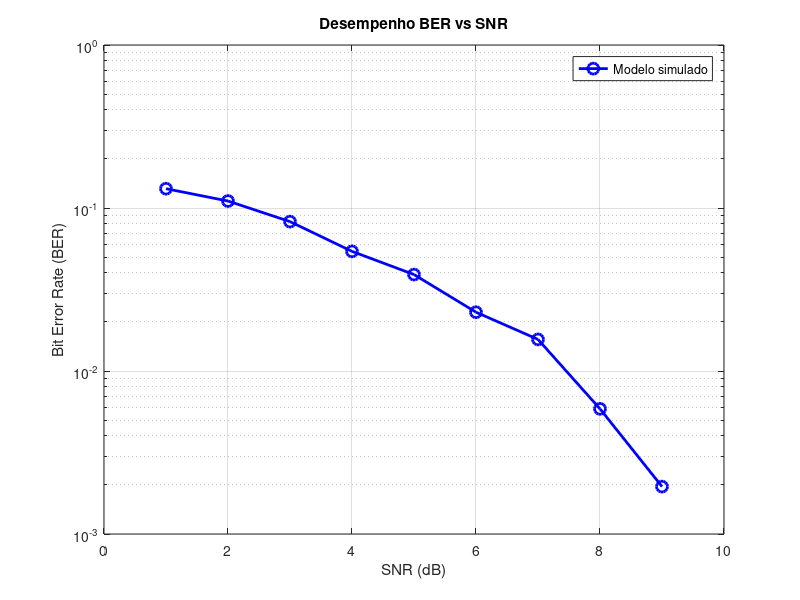
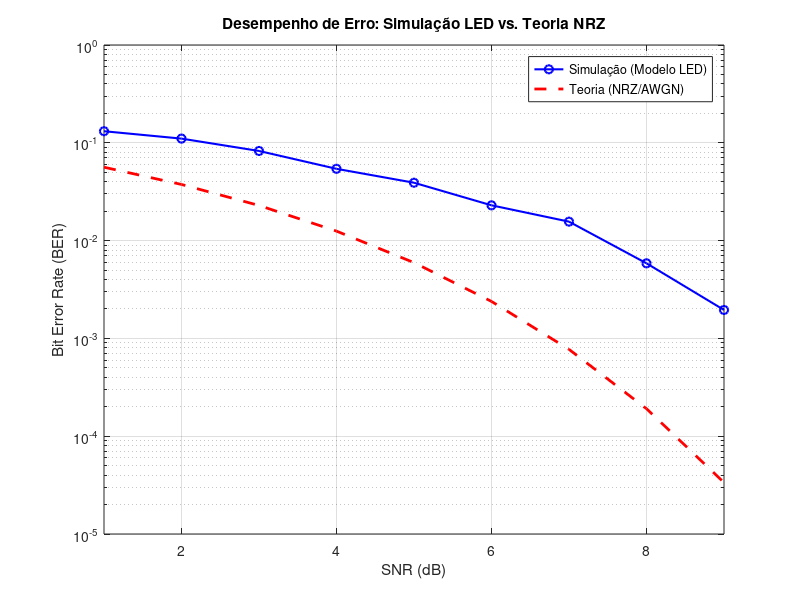

The MATLAB source for these figures, in order:
% =========================================================
%  Simulação do modelo de LED — Potência Fotométrica
% =========================================================
%                                         Cristiano Tavares
%                                                Abril/2026
%
%  Equação:
%                        I_LED
%  Lum_LED = ─────────────────────────────────
%            [ ζ + (I_LED / P_max)^2k ]^(1/2k)
%
%  Unidades:
%    I_LED    → corrente elétrica       [mA]
%    Lum      → luminância              [lux]
%    Lum_max  → luminância máxima       [lux]
% =========================================================

clc; clear; close all; close

% ── Parâmetros do modelo ──────────────────────────────────
Lum_max = 755;      % Iluminância máxima  [lux]
zeta  = 20;         % Parâmetro de saturação  (adimensional, > 0)
k     = 1.9;        % Fator de forma (inteiro positivo)
SNR_dB = 30;        % Relação sinal-ruído
R = 0.6;            % Responsatividade (Camporez, et al. 2024)
N_bits  = 2048;       % Número de bits da sequência
I_bias = 800;         % Amplitude da coorente da portadora
I_mod_A = 50;         % Amplitude da corrente modulante [mA]
%                       bit=1 → +I_mod_A  |  bit=0 → -I_mod_A  (NRZ bipolar)
alpha = 10;
Tempo_pulso = 5; % Amostras por bit (inteiro)
SNRmax=9;

% ============================================================
%  CURVA DE LUMINÂNCIA
% ============================================================

% ─── Corrente de entrada ────────────────────────────────────
I_LED = linspace(0, 2500, 500);   % Varredura [mA]

% ─── Função do modelo ─ Cálculod da luminância ──────────────
Lum = I_LED ./ (zeta + (I_LED / Lum_max).^(2*k)).^(1/(2*k));


% =========================================================
%  MODULAÇÃO DO LED  —  I_fin = I_bias + I_mod 
% =========================================================

% Amostras por bit — calculado para acomodar exatamente 2048 bits
% no mesmo comprimento de i_sinal
N_uso = N_bits * Tempo_pulso;               % Amostras efetivamente usadas

% 1) Sequência de bits aleatórios 
rng(42);                                    % Semente — garante reprodutibilidade
bits = randi([0 1], 1, N_bits);             % 2048 bits: 0 ou 1

% 2) Sinal modulante NRZ bipolar → corrente 
niveis = (2*bits - 1) * I_mod_A;            % +I_mod_A ou -I_mod_A
I_mod  = repelem(niveis, Tempo_pulso);      % Dá corpo ao pulso

% 3) Sinal final modulado
I_fin = I_bias + alpha*I_mod;

% 4) Potência óptica de saída
Lum_fin = I_fin ./ (zeta + (I_fin / Lum_max).^(2*k)).^(1/(2*k));
 
% 5) Modelagem de fotodetecção
Ir = R*abs(Lum_fin).^2;                     % (Pereira, et al.2015)    
                                            % Ir -> Corrente receptor
% 6) DC Block
Irb = Ir - mean(Ir);                        %retira o valor médio
 
% 7) Aplicando ruído na corrente recebida
Ir_ruido = awgn(Irb, SNR_dB, 'measured');
 

% =========================================================
%  GRÁFICO BER - Bit error rate
% =========================================================

BER = zeros(SNRmax, 1);
snr_vetor = 1:SNRmax;
for SNR_dB=snr_vetor 
    % Aplicando ruído na corrente recebida
    Ir_ruido = awgn(Irb, SNR_dB, 'measured');
    
    % Retirando larguras de Ir_ruido
    Ir_ruido_down = downsample(Ir_ruido, 5);
    
    bits_finais = Ir_ruido_down > 0;        %verifica se o valor é positivo ou negativo
    
    %Verifica quantos bits estão errados
    erros = 0;
    for i = 1:length(bits_finais)
        if bits(i) ~= bits_finais(i)
            erros = erros + 1;
        end
    end
    BER(SNR_dB) = erros/length(bits_finais);

end

figure;
semilogy(snr_vetor, BER, 'b-o', 'LineWidth', 2, 'MarkerSize', 8);
grid on;
xlabel('SNR (dB)');
ylabel('Bit Error Rate (BER)');
title('Desempenho BER vs SNR');
legend('Modelo simulado');


% --- Cálculo da Curva Teórica ---
% Convertendo o vetor de SNR de dB para escala linear
snr_linear = 10.^(snr_vetor / 10);
BER_teorica = 0.5 * erfc(sqrt(snr_linear)); %(Proakis e Salehi, 2008)
                                            

% --- Plotagem Comparativa ---
figure;
semilogy(snr_vetor, BER, 'bo-', 'LineWidth', 1.5, 'MarkerSize', 6); % Sua simulação
hold on;
semilogy(snr_vetor, BER_teorica, 'r--', 'LineWidth', 2); % Teoria
grid on;

xlabel('SNR (dB)');
ylabel('Bit Error Rate (BER)');
title('Desempenho de Erro: Simulação LED vs. Teoria NRZ');
legend('Simulação (Modelo LED)', 'Teoria (NRZ/AWGN)');
axis([min(snr_vetor) max(snr_vetor) 1e-5 1]); % Ajusta o limite inferior para ver a queda






% ============================================================
%  REFERÊNCIAS
% ============================================================
% H. Camporez et al., "AI-Driven Enhancements for Handover in Visible Light Communication Systems," in Journal of Lightwave Technology, vol. 42, no. 23, pp. 8191-8202, 1 Dec.1, 2024, doi: 10.1109/JLT.2024.3430188.
% E. d. V. Pereira, H. R. d. O. Rocha, R. B. Nunes, M. E. V. Segatto and J. A. L. Silva, "Impact of Optical Power in the Guard-Band Reduction of an Optimized DDO-OFDM System," in Journal of Lightwave Technology, vol. 33, no. 23, pp. 4717-4725, 1 Dec.1, 2015, doi: 10.1109/JLT.2015.2481085.
% PROAKIS, John G.; SALEHI, Masoud. Digital Communications. 5. ed. McGraw-Hill, 2008.
